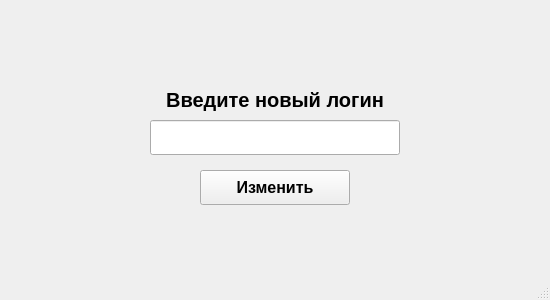
<?xml version="1.0" encoding="UTF-8"?>
<ui version="4.0">
 <class>MainWindow</class>
 <widget class="QMainWindow" name="MainWindow">
  <property name="geometry">
   <rect>
    <x>0</x>
    <y>0</y>
    <width>550</width>
    <height>300</height>
   </rect>
  </property>
  <property name="minimumSize">
   <size>
    <width>550</width>
    <height>300</height>
   </size>
  </property>
  <property name="maximumSize">
   <size>
    <width>550</width>
    <height>300</height>
   </size>
  </property>
  <property name="font">
   <font>
    <family>Arial</family>
    <pointsize>9</pointsize>
    <weight>75</weight>
    <italic>false</italic>
    <bold>true</bold>
   </font>
  </property>
  <property name="windowTitle">
   <string>Изменение Логина</string>
  </property>
  <property name="windowIcon">
   <iconset>
    <normaloff>../Структурные фото/изменение.png</normaloff>../Структурные фото/изменение.png</iconset>
  </property>
  <widget class="QWidget" name="centralwidget">
   <widget class="QLabel" name="label">
    <property name="geometry">
     <rect>
      <x>0</x>
      <y>80</y>
      <width>550</width>
      <height>40</height>
     </rect>
    </property>
    <property name="font">
     <font>
      <family>Arial</family>
      <pointsize>15</pointsize>
      <weight>75</weight>
      <italic>false</italic>
      <bold>true</bold>
     </font>
    </property>
    <property name="text">
     <string>Введите новый логин</string>
    </property>
    <property name="alignment">
     <set>Qt::AlignCenter</set>
    </property>
   </widget>
   <widget class="QLineEdit" name="lineEdit">
    <property name="geometry">
     <rect>
      <x>150</x>
      <y>120</y>
      <width>250</width>
      <height>35</height>
     </rect>
    </property>
   </widget>
   <widget class="QPushButton" name="pushButton">
    <property name="geometry">
     <rect>
      <x>200</x>
      <y>170</y>
      <width>150</width>
      <height>35</height>
     </rect>
    </property>
    <property name="font">
     <font>
      <family>Arial</family>
      <pointsize>12</pointsize>
      <weight>75</weight>
      <italic>false</italic>
      <bold>true</bold>
     </font>
    </property>
    <property name="text">
     <string>Изменить</string>
    </property>
   </widget>
  </widget>
  <widget class="QStatusBar" name="statusbar">
   <property name="minimumSize">
    <size>
     <width>550</width>
     <height>0</height>
    </size>
   </property>
   <property name="font">
    <font>
     <family>Segoe UI</family>
     <pointsize>8</pointsize>
     <weight>75</weight>
     <italic>false</italic>
     <bold>true</bold>
    </font>
   </property>
   <property name="styleSheet">
    <string notr="true">QStatusBar#statusBar {
color: red;
font: bold;}</string>
   </property>
  </widget>
 </widget>
 <resources/>
 <connections/>
</ui>
